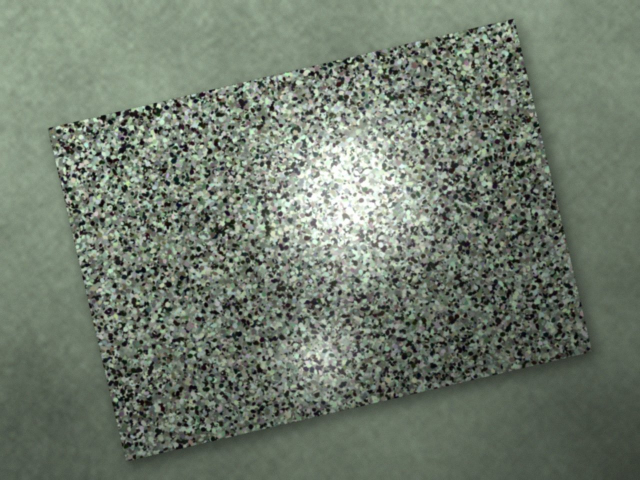
#> input picture Intern_Assignment_Dataset/queries/img_001__B05B_lighting_lookalike.jpg, 1280 x 960 px (shown at 1/2 size)
$ python match.py --image-a Intern_Assignment_Dataset/queries/img_001__B05B_lighting_lookalike.jpg --image-b Intern_Assignment_Dataset/queries/img_019__B01B_lighting_lookalike.jpg
#> lines starting #> are read from the running program, lines starting #| are printed output that depends on the picture
### src/preprocessor.py
"""
Image loading, aspect-ratio-preserving resize, and grayscale conversion.
"""

from dataclasses import dataclass
from pathlib import Path
from typing import Optional, Tuple
import cv2
import numpy as np

from src.config import PreprocessConfig


@dataclass
class ProcessedImage:
    """Represents a preprocessed image with dimensional metadata."""
    path: str
    color: np.ndarray
    gray: np.ndarray
    original_shape: Tuple[int, int]  # (height, width)
    resized_shape: Tuple[int, int]   # (height, width)
    scale_factor: float
    use_clahe: bool = False
    is_valid: bool = True
    error_message: Optional[str] = None


class ImagePreprocessor:
    """Encapsulates image loading, aspect-ratio resizing, and enhancement."""

    def __init__(self, config: Optional[PreprocessConfig] = None):
        self.config = config or PreprocessConfig()
        if self.config.use_clahe:
            self._clahe = cv2.createCLAHE(
                clipLimit=self.config.clahe_clip_limit,
                tileGridSize=self.config.clahe_grid_size,
            )
        else:
            self._clahe = None

    def load_and_preprocess(self, image_path: str) -> ProcessedImage:
        """
        Loads an image from disk and applies preprocessing steps.
        Guarantees no crashing on missing or corrupted image files.
        """
        path_obj = Path(image_path)
        if not path_obj.exists():
            return ProcessedImage(
                path=image_path,
                color=np.empty((0, 0, 3), dtype=np.uint8),
                gray=np.empty((0, 0), dtype=np.uint8),
                original_shape=(0, 0),
                resized_shape=(0, 0),
                scale_factor=1.0,
                is_valid=False,
                error_message=f"File not found: {image_path}",
            )

        # Windows-safe read supporting non-ASCII / space-containing paths
        try:
            raw_bytes = np.fromfile(str(path_obj), dtype=np.uint8)
            img_bgr = cv2.imdecode(raw_bytes, cv2.IMREAD_COLOR)
#> img_bgr is the input picture: shape (960, 1280, 3); mean B, G, R 108.7, 122.5, 112
        except Exception as e:
            return ProcessedImage(
                path=image_path,
                color=np.empty((0, 0, 3), dtype=np.uint8),
                gray=np.empty((0, 0), dtype=np.uint8),
                original_shape=(0, 0),
                resized_shape=(0, 0),
                scale_factor=1.0,
                is_valid=False,
                error_message=f"Failed to read image bytes: {str(e)}",
            )

        if img_bgr is None or img_bgr.size == 0:
            return ProcessedImage(
                path=image_path,
                color=np.empty((0, 0, 3), dtype=np.uint8),
                gray=np.empty((0, 0), dtype=np.uint8),
                original_shape=(0, 0),
                resized_shape=(0, 0),
                scale_factor=1.0,
                is_valid=False,
                error_message=f"Corrupt or unreadable image format: {image_path}",
            )

        orig_h, orig_w = img_bgr.shape[:2]
        max_dim = self.config.max_dimension

        # Aspect-ratio-preserving resize
        longest_edge = max(orig_h, orig_w)
        if longest_edge > max_dim:
            scale_factor = max_dim / float(longest_edge)
            new_w = int(round(orig_w * scale_factor))
            new_h = int(round(orig_h * scale_factor))
            resized_bgr = cv2.resize(
                img_bgr, (new_w, new_h), interpolation=cv2.INTER_AREA
            )
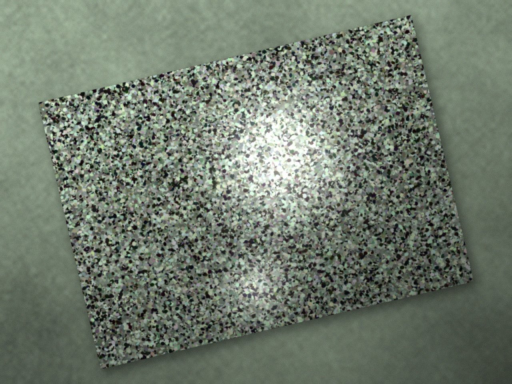
#> resized_bgr: shape (768, 1024, 3) (shown at 1/2 size); mean B, G, R 108.7, 122.5, 112
        else:
            scale_factor = 1.0
            resized_bgr = img_bgr

        # Conversion to single-channel 8-bit grayscale
        gray = cv2.cvtColor(resized_bgr, cv2.COLOR_BGR2GRAY)
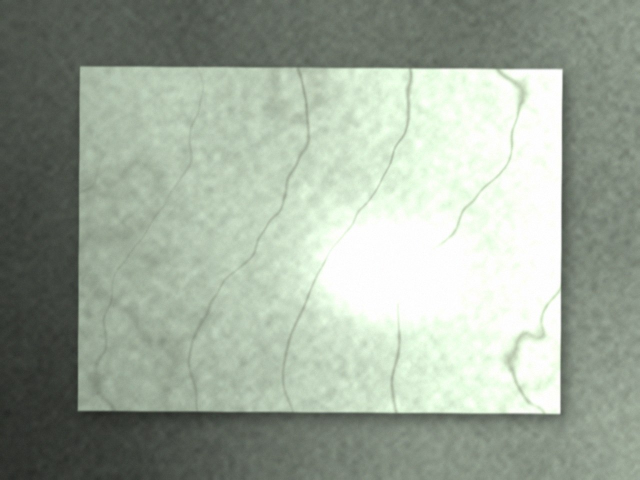
#> input picture Intern_Assignment_Dataset/queries/img_019__B01B_lighting_lookalike.jpg, 1280 x 960 px (shown at 1/2 size)
#> in load_and_preprocess, img_bgr is the input picture: shape (960, 1280, 3); mean B, G, R 154.8, 168.4, 157.9
#> in load_and_preprocess (call 2), `resized_bgr = cv2.resize( img_bgr, (new_w, new_h), interpolation=cv2.I..`:
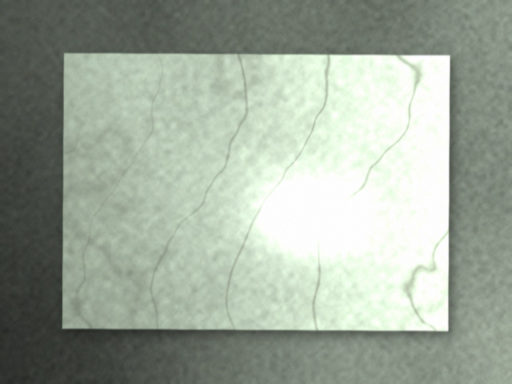
#> resized_bgr: shape (768, 1024, 3) (shown at 1/2 size); mean B, G, R 154.8, 168.4, 157.9

        # Optional CLAHE enhancement
        if self._clahe is not None:
            gray = self._clahe.apply(gray)

        return ProcessedImage(
            path=image_path,
            color=resized_bgr,
            gray=gray,
            original_shape=(orig_h, orig_w),
            resized_shape=(gray.shape[0], gray.shape[1]),
            scale_factor=scale_factor,
            use_clahe=self.config.use_clahe,
            is_valid=True,
            error_message=None,
        )

### src/matcher.py
from dataclasses import dataclass
from typing import List, Optional, Tuple
import cv2
import numpy as np

from src.config import MatchingConfig, RANSACConfig
from src.extractor import ExtractedFeatures


@dataclass
class MatchOutput:
    total_matches: int
    good_matches: int
    good_match_objects: List[cv2.DMatch]
    inliers: int
    inlier_ratio: float
    inlier_matches: List[cv2.DMatch]
    homography: Optional[np.ndarray]
    inlier_mask: Optional[np.ndarray]
    spatial_coverage: float
    is_geometry_valid: bool


class FeatureMatcher:
    def __init__(
        self,
        matching_config: Optional[MatchingConfig] = None,
        ransac_config: Optional[RANSACConfig] = None,
    ):
        self.matching_config = matching_config or MatchingConfig()
        self.ransac_config = ransac_config or RANSACConfig()
        self._matcher = cv2.BFMatcher(cv2.NORM_L2, crossCheck=False)

    def match_features(
        self,
        features_a: ExtractedFeatures,
        features_b: ExtractedFeatures,
    ) -> MatchOutput:
        desc_a = features_a.descriptors
        desc_b = features_b.descriptors

        if desc_a is None or desc_b is None or len(desc_a) < 2 or len(desc_b) < 2:
            return self._empty_match_output()

        raw_matches = self._matcher.knnMatch(desc_a, desc_b, k=2)
        total_matches = len(raw_matches)

        # Lowe's ratio test to filter ambiguous descriptor matches
        ratio_thresh = self.matching_config.ratio_threshold
        good_matches: List[cv2.DMatch] = []
        for pair in raw_matches:
            if len(pair) == 2 and pair[0].distance < ratio_thresh * pair[1].distance:
                good_matches.append(pair[0])

        good_count = len(good_matches)
        if good_count < 4:
            return self._empty_match_output(total_matches=total_matches, good_matches=good_count)

        # Extract coordinates for homography estimation
        kp_a = features_a.keypoints
        kp_b = features_b.keypoints
        pts_a = np.float32([kp_a[m.queryIdx].pt for m in good_matches]).reshape(-1, 1, 2)
        pts_b = np.float32([kp_b[m.trainIdx].pt for m in good_matches]).reshape(-1, 1, 2)

        method = self._get_ransac_method()
        try:
            homography, mask = cv2.findHomography(
                pts_a,
                pts_b,
                method,
                self.ransac_config.reproj_threshold,
                maxIters=self.ransac_config.max_iters,
                confidence=self.ransac_config.confidence,
            )
        except Exception:
            homography, mask = None, None

        if homography is None or mask is None:
            return self._empty_match_output(
                total_matches=total_matches,
                good_matches=good_count,
                good_match_objects=good_matches,
            )

        mask_flat = mask.ravel()
        num_inliers = int(np.sum(mask_flat == 1))
        inlier_ratio = num_inliers / float(good_count) if good_count > 0 else 0.0
        inlier_matches = [m for m, keep in zip(good_matches, mask_flat) if keep == 1]

        # Spatial sanity and dispersion check
        shape_a = features_a.processed_image.resized_shape
        shape_b = features_b.processed_image.resized_shape
        coverage, is_valid_geometry = self._validate_geometry(
            num_inliers=num_inliers,
            inlier_matches=inlier_matches,
            kp_a=kp_a,
            kp_b=kp_b,
            shape_a=shape_a,
            shape_b=shape_b,
        )

        return MatchOutput(
            total_matches=total_matches,
            good_matches=good_count,
            good_match_objects=good_matches,
            inliers=num_inliers,
            inlier_ratio=round(inlier_ratio, 4),
            inlier_matches=inlier_matches,
            homography=homography,
            inlier_mask=mask,
            spatial_coverage=round(coverage, 4),
            is_geometry_valid=is_valid_geometry,
        )

    def _get_ransac_method(self) -> int:
        name = self.ransac_config.method.upper()
        if name == "USAC_MAGSAC" and hasattr(cv2, "USAC_MAGSAC"):
            return cv2.USAC_MAGSAC
        if name == "RHO" and hasattr(cv2, "RHO"):
            return cv2.RHO
        return cv2.RANSAC

    # [38 lines left out: functions _validate_geometry, _compute_coverage, not called in this run]

    @staticmethod
    def _empty_match_output(
        total_matches: int = 0,
        good_matches: int = 0,
        good_match_objects: Optional[List[cv2.DMatch]] = None,
    ) -> MatchOutput:
        return MatchOutput(
            total_matches=total_matches,
            good_matches=good_matches,
            good_match_objects=good_match_objects or [],
            inliers=0,
            inlier_ratio=0.0,
            inlier_matches=[],
            homography=None,
            inlier_mask=None,
            spatial_coverage=0.0,
            is_geometry_valid=False,
        )

### src/visualizer.py
import base64
from pathlib import Path
from typing import List, Optional
import cv2
import numpy as np


class MatchVisualizer:
    @staticmethod
    def draw_and_save_inliers(
        image_a_bgr: np.ndarray,
        keypoints_a: List[cv2.KeyPoint],
        image_b_bgr: np.ndarray,
        keypoints_b: List[cv2.KeyPoint],
        inlier_matches: List[cv2.DMatch],
        output_path: str,
    ) -> bool:
        if image_a_bgr.size == 0 or image_b_bgr.size == 0:
            return False

        out_file = Path(output_path)
        out_file.parent.mkdir(parents=True, exist_ok=True)

        vis_image = cv2.drawMatches(
            image_a_bgr,
            keypoints_a,
            image_b_bgr,
            keypoints_b,
            inlier_matches,
            None,
            matchColor=(0, 220, 0),
            singlePointColor=None,
            flags=cv2.DrawMatchesFlags_NOT_DRAW_SINGLE_POINTS,
        )

        try:
            success, encoded_img = cv2.imencode(".jpg", vis_image)
            if success:
                encoded_img.tofile(str(out_file))
                return True
        except Exception:
            return False

        return False

    # [65 lines left out: function render_inliers_to_base64, not called in this run]

### src/image_matcher.py
from dataclasses import dataclass, field, replace
from pathlib import Path
import time
from typing import List, Optional
import cv2
import numpy as np

from src.config import PipelineConfig
from src.extractor import FeatureCache, FeatureExtractor
from src.matcher import FeatureMatcher
from src.preprocessor import ImagePreprocessor
from src.scoring import SimilarityScorer


@dataclass
class MatchResult:
    image_a: str
    image_b: str
    keypoints_a: int
    keypoints_b: int
    total_matches: int
    good_matches: int
    inliers: int
    inlier_ratio: float
    confidence: float
    band: str
    time_ms: float
    homography: Optional[np.ndarray] = None
    inlier_matches: List[cv2.DMatch] = field(default_factory=list)
    keypoints_a_objs: List[cv2.KeyPoint] = field(default_factory=list)
    keypoints_b_objs: List[cv2.KeyPoint] = field(default_factory=list)
    color_a: Optional[np.ndarray] = None
    color_b: Optional[np.ndarray] = None
    status: str = "SUCCESS"
    error_message: Optional[str] = None


class ImageMatcher:
    def __init__(
        self,
        config: Optional[PipelineConfig] = None,
        cache: Optional[FeatureCache] = None,
    ):
        self.config = config or PipelineConfig()
        self.cache = cache
        self.preprocessor = ImagePreprocessor(self.config.preprocess)
        self.extractor = FeatureExtractor(self.config.feature, cache=self.cache)
        self.matcher = FeatureMatcher(self.config.matching, self.config.ransac)
        self.scorer = SimilarityScorer(self.config.thresholds)

    def match(self, image_a_path: str, image_b_path: str) -> MatchResult:
        start_time = time.perf_counter()

        # Run the normal pipeline first. It preserves the original image
        # contrast and is the lowest-cost option for most comparisons.
        result = self._match_once(
            image_a_path,
            image_b_path,
            self.preprocessor,
            self.extractor,
        )

        # Strong glare or uneven exposure can make the standard ratio test
        # discard real correspondences. For inconclusive pairs only, retry
        # with local contrast normalisation and retain it only when it offers
        # stronger geometric evidence. The same homography and coverage gates
        # still apply, so this is not a filename- or sample-specific rule.
        if (
            result.status == "SUCCESS"
            and result.band == "DIFFERENT"
            and self.config.preprocess.enable_clahe_fallback
            and not self.config.preprocess.use_clahe
        ):
            fallback_config = replace(self.config.preprocess, use_clahe=True)
            fallback_preprocessor = ImagePreprocessor(fallback_config)
            fallback_extractor = FeatureExtractor(self.config.feature, cache=self.cache)
            fallback_result = self._match_once(
                image_a_path,
                image_b_path,
                fallback_preprocessor,
                fallback_extractor,
            )
            if self._is_stronger_result(fallback_result, result):
                result = fallback_result

        result.time_ms = round((time.perf_counter() - start_time) * 1000.0, 1)
        return result

    def _match_once(
        self,
        image_a_path: str,
        image_b_path: str,
        preprocessor: ImagePreprocessor,
        extractor: FeatureExtractor,
    ) -> MatchResult:

        # Preprocessing
        img_a = preprocessor.load_and_preprocess(image_a_path)
#> in load_and_preprocess (call 3), `gray = self._clahe.apply(gray)`:
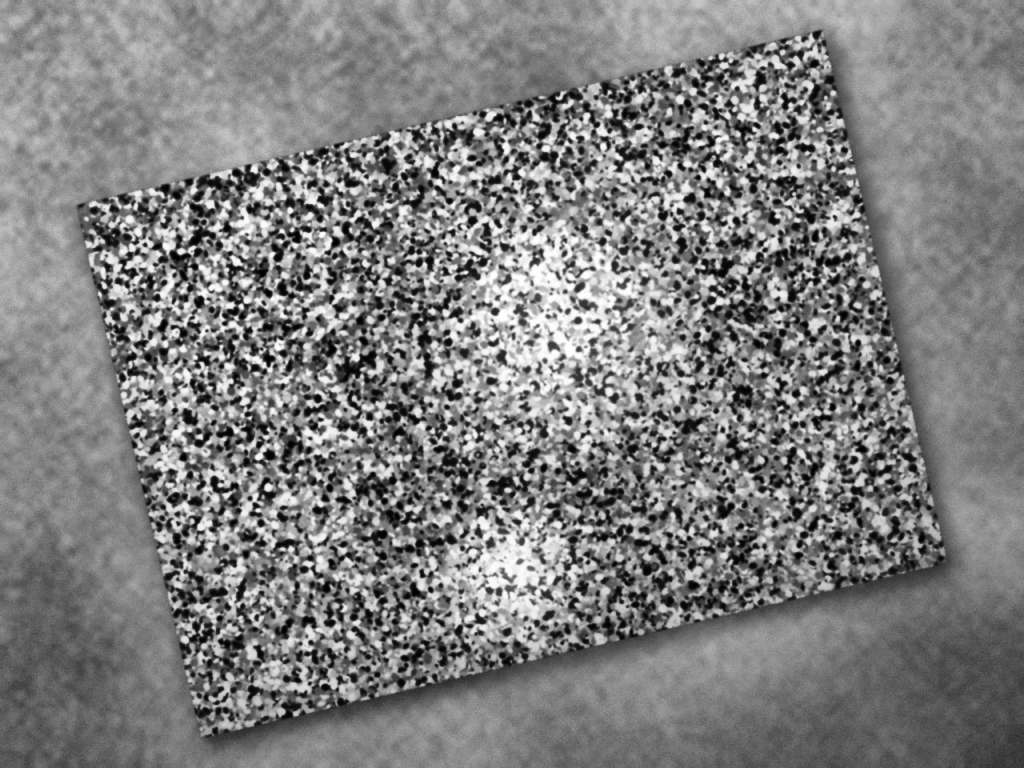
#> gray: shape (768, 1024); min 0, max 255, mean 126.7
        img_b = preprocessor.load_and_preprocess(image_b_path)

        if not img_a.is_valid:
            return self._error_result(image_a_path, image_b_path, img_a.error_message, 0.0)

        if not img_b.is_valid:
            return self._error_result(image_a_path, image_b_path, img_b.error_message, 0.0)

        # Feature extraction
        feat_a = extractor.extract(img_a)
        feat_b = extractor.extract(img_b)

        # Matching and geometric verification
        match_out = self.matcher.match_features(feat_a, feat_b)

        # Confidence scoring and band assignment
        score_out = self.scorer.compute_score(match_out)

        return MatchResult(
            image_a=image_a_path,
            image_b=image_b_path,
            keypoints_a=feat_a.num_keypoints,
            keypoints_b=feat_b.num_keypoints,
            total_matches=match_out.total_matches,
            good_matches=match_out.good_matches,
            inliers=match_out.inliers,
            inlier_ratio=match_out.inlier_ratio,
            confidence=score_out.confidence,
            band=score_out.band,
            time_ms=0.0,
            homography=match_out.homography,
            inlier_matches=match_out.inlier_matches,
            keypoints_a_objs=feat_a.keypoints,
            keypoints_b_objs=feat_b.keypoints,
            color_a=img_a.color,
            color_b=img_b.color,
            status="SUCCESS",
            error_message=None,
        )

    @staticmethod
    def _is_stronger_result(candidate: MatchResult, current: MatchResult) -> bool:
        """Prefer a fallback only when it improves the model's own evidence."""
        candidate_rank = {"DIFFERENT": 0, "SIMILAR": 1, "SAME": 2}
        current_rank = candidate_rank.get(current.band, 0)
        fallback_rank = candidate_rank.get(candidate.band, 0)
        if fallback_rank != current_rank:
            return fallback_rank > current_rank
        if candidate.confidence != current.confidence:
            return candidate.confidence > current.confidence
        return candidate.inliers > current.inliers

    # [22 lines left out: function _error_result, not called in this run]


def match_pair(
    image_a_path: str,
    image_b_path: str,
    config: Optional[PipelineConfig] = None,
    cache: Optional[FeatureCache] = None,
) -> MatchResult:
    """Convenience functional wrapper for pairwise matching."""
    matcher = ImageMatcher(config=config, cache=cache)
    return matcher.match(image_a_path, image_b_path)

### src/extractor.py
"""
Feature extraction using SIFT and RootSIFT with in-memory caching.
"""

from dataclasses import dataclass
from pathlib import Path
from typing import Dict, List, Optional, Tuple
import cv2
import numpy as np

from src.config import FeatureConfig
from src.preprocessor import ProcessedImage


@dataclass
class ExtractedFeatures:
    """Contains detected keypoints and their corresponding descriptors."""
    keypoints: List[cv2.KeyPoint]
    descriptors: Optional[np.ndarray]  # (N, 128) float32
    num_keypoints: int
    method: str
    processed_image: ProcessedImage


class FeatureCache:
    """
    In-memory cache for extracted features.
    Keyed by file path and last modification timestamp to ensure freshness.
    Cache strictly optimizes execution speed; it has zero impact on output results.
    """

    def __init__(self):
        self._cache: Dict[Tuple[str, float, str, int, bool], ExtractedFeatures] = {}

    # [34 lines left out: functions make_key, get, put, not called in this run]

    def clear(self) -> None:
        """Flushes the feature cache."""
        self._cache.clear()

    def size(self) -> int:
        """Returns number of cached items."""
        return len(self._cache)


class FeatureExtractor:
    """Extracts scale- and rotation-invariant features using SIFT or RootSIFT."""

    def __init__(
        self,
        config: Optional[FeatureConfig] = None,
        cache: Optional[FeatureCache] = None,
    ):
        self.config = config or FeatureConfig()
        self.cache = cache
        self._sift = cv2.SIFT_create(
            nfeatures=self.config.n_features,
            contrastThreshold=self.config.contrast_threshold,
            edgeThreshold=self.config.edge_threshold,
            sigma=self.config.sigma,
        )

    @staticmethod
    def compute_rootsift(descriptors: Optional[np.ndarray], eps: float = 1e-7) -> Optional[np.ndarray]:
        """
        Applies the Hellinger kernel transformation (RootSIFT):
          1. L1 normalization per descriptor row: x / (sum(|x|) + eps)
          2. Element-wise square root: sqrt(x_l1)
        Note: The resulting vectors inherently have unit L2 norm (sum of sqrt(x)^2 = sum(x) = 1).
        Additional L2 normalization is mathematically redundant and omitted.
        """
        if descriptors is None or descriptors.shape[0] == 0:
            return descriptors

        # Ensure float32 representation
        desc_float = descriptors.astype(np.float32, copy=False)

        # L1 normalization
        l1_norm = np.sum(np.abs(desc_float), axis=1, keepdims=True) + eps
        desc_l1 = desc_float / l1_norm

        # Element-wise square root
        rootsift_desc = np.sqrt(desc_l1)
        return rootsift_desc

    def extract(self, processed_image: ProcessedImage) -> ExtractedFeatures:
        """
        Detects keypoints and computes descriptors on a preprocessed image.
        Uses in-memory cache if available.
        """
        if not processed_image.is_valid or processed_image.gray.size == 0:
            return ExtractedFeatures(
                keypoints=[],
                descriptors=None,
                num_keypoints=0,
                method=self.config.method,
                processed_image=processed_image,
            )

        # Check cache if cache is provided
        if self.cache is not None:
            cached = self.cache.get(
                image_path=processed_image.path,
                method=self.config.method,
                max_dim=max(processed_image.resized_shape),
                use_clahe=processed_image.use_clahe,
            )
            if cached is not None:
                return cached

        # Detect and compute SIFT features
        keypoints, descriptors = self._sift.detectAndCompute(processed_image.gray, None)

        if descriptors is not None:
            if self.config.method.lower() == "rootsift":
                descriptors = self.compute_rootsift(descriptors)
#> (the rest of the program and of its run is left out)
